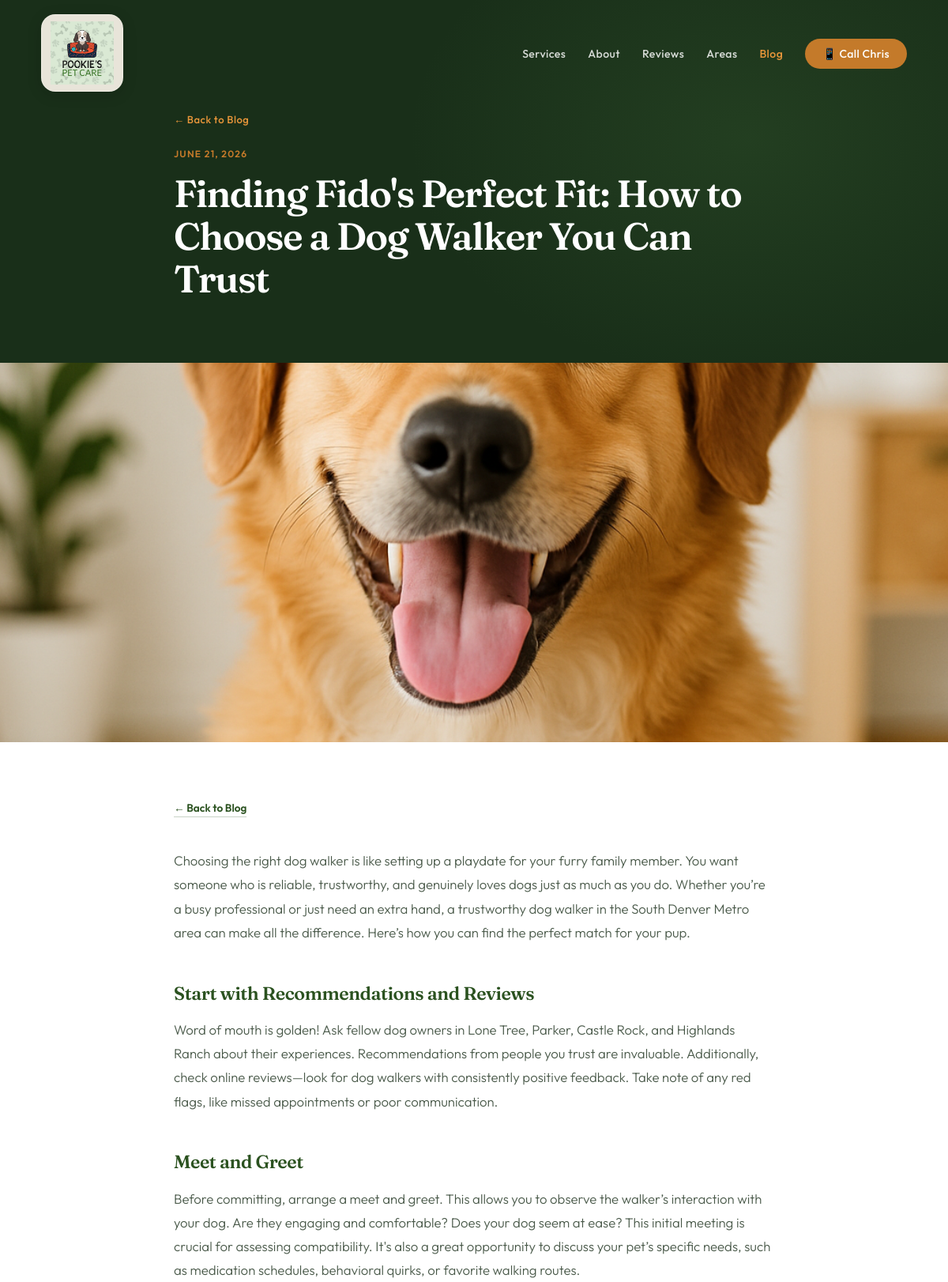
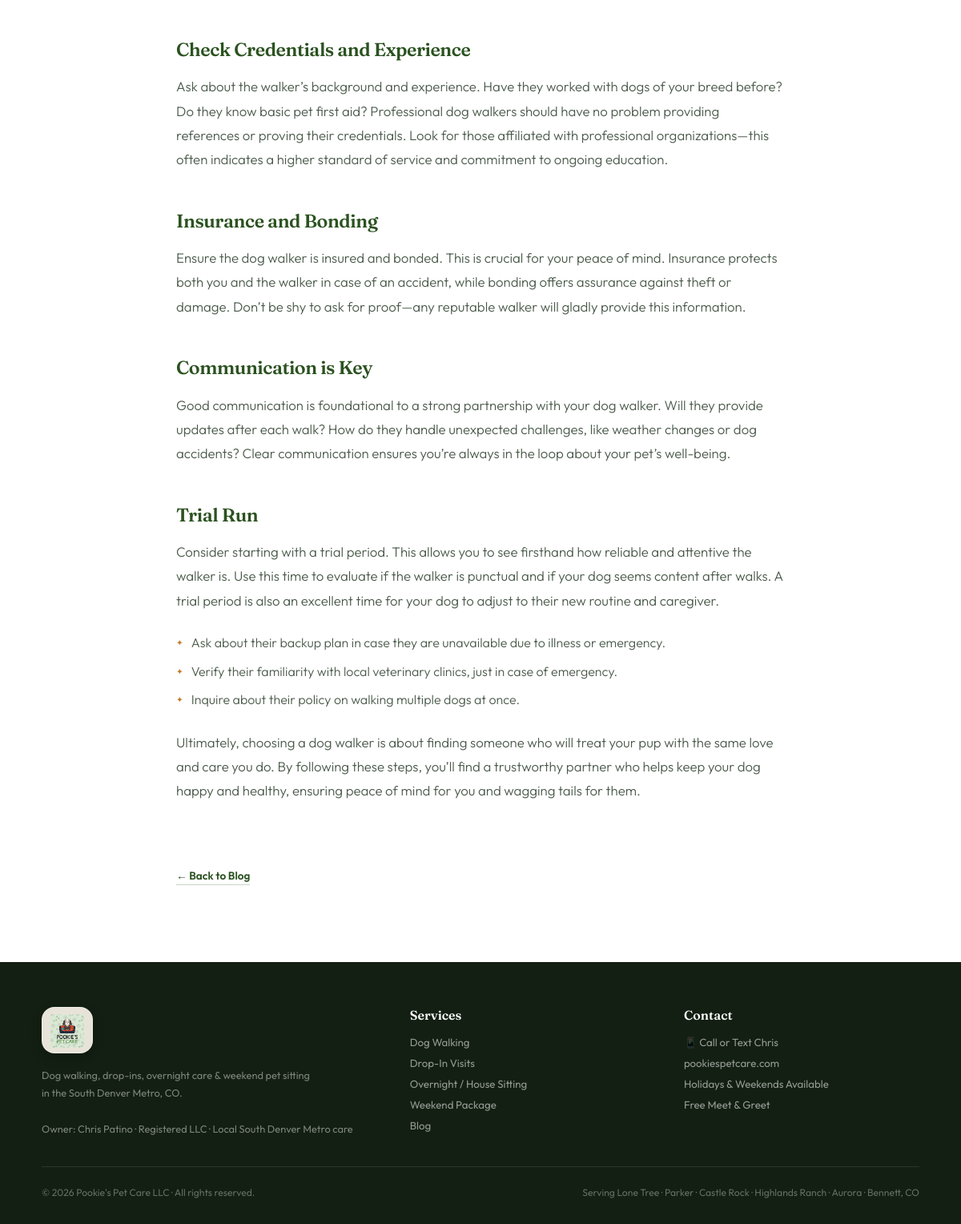
Page /blog/3 on the committed database (2 pictures, top to bottom).
### tables this page shows
CREATE TABLE blog_posts (
            id             INTEGER PRIMARY KEY AUTOINCREMENT,
            title          TEXT NOT NULL,
            slug           TEXT UNIQUE NOT NULL,
            content        TEXT NOT NULL,
            excerpt        TEXT,
            created_at     TIMESTAMP DEFAULT CURRENT_TIMESTAMP,
            published      INTEGER DEFAULT 1
        , image_filename TEXT);

### app.py (the view)
@app.route('/blog/<int:post_id>')
def blog_post(post_id):
    conn = get_db_connection()
    post = conn.execute(
        'SELECT * FROM blog_posts WHERE id = ?', (post_id,)
    ).fetchone()
    conn.close()
    if post is None:
        abort(404)
    return render_template('blog_post.html', post=post)

### app.py (called while the page is built)
def get_blog_image_filename(image_filename):
    if image_filename:
        img_path = os.path.join('static', 'blog_images', image_filename)
        if os.path.isfile(img_path):
            return image_filename
    fallback_path = os.path.join('static', 'blog_images', BLOG_DEFAULT_IMAGE)
    if os.path.isfile(fallback_path):
        return BLOG_DEFAULT_IMAGE
    return image_filename or BLOG_DEFAULT_IMAGE

@app.context_processor
def blog_context():
    return {
        'blog_image': get_blog_image_filename,
        'blog_default_alt': BLOG_DEFAULT_ALT,
    }

def get_db_connection():
    conn = sqlite3.connect('blog.db')
    conn.row_factory = sqlite3.Row  # lets us do post['title'] instead of post[0]
    return conn

@app.template_filter('format_date')
def format_date(value):
    if value is None:
        return ''
    if isinstance(value, str):
        value = value[:10]  # slice off just the YYYY-MM-DD portion
        dt = datetime.datetime.strptime(value, '%Y-%m-%d')
    else:
        dt = value
    return dt.strftime('%B %-d, %Y')  # %-d removes the leading zero (Linux/Mac only)

### templates/blog_post.html (shortened to what this page needs)
<!DOCTYPE html>
<html lang="en">
<head>
</head>
<body>
<nav id="nav">
  <a href="/" class="nav-logo">
    <span class="logo-badge logo-badge-nav">
      <img src="{{ url_for('static', filename='pookies-logo.png') }}" alt="Pookie's Pet Care" />
    </span>
  </a>
  <ul class="nav-links" id="navLinks">
    <li><a href="/#services">Services</a></li>
    <li><a href="/#about">About</a></li>
    <li><a href="/#reviews">Reviews</a></li>
    <li><a href="/#areas">Areas</a></li>
    <li><a href="/blog" style="color: var(--amber-lt);">Blog</a></li>
    <li><a href="#" class="nav-cta phone-link">📱 Call Chris</a></li>
  </ul>
</nav>
<div class="post-hero">
  <div class="post-hero-inner">
    <a href="/blog" class="post-hero-back">← Back to Blog</a>
    <p class="post-date">{{ post['created_at'] | format_date }}</p>
    <h1>{{ post['title'] }}</h1>
  </div>
</div>
{% set img = blog_image(post['image_filename']) %}
<div class="post-featured-img">
  <img src="{{ url_for('static', filename='blog_images/' + img) }}"
       alt="{{ post['title'] }}">
</div>
<section class="post-body-sec">
  <div class="post-body">
    <a href="/blog" class="post-body-back-top">← Back to Blog</a>
    <div class="post-content">
      {{ post['content'] | safe }}
    </div>
    <a href="/blog" class="post-body-back-bottom">← Back to Blog</a>
  </div>
</section>
<footer>
  <div class="footer-grid">
    <div>
      <span class="logo-badge logo-badge-footer footer-logo-wrap">
        <img src="{{ url_for('static', filename='pookies-logo.png') }}" alt="Pookie's Pet Care" />
      </span>
      <p class="footer-text">
        Dog walking, drop-ins, overnight care &amp; weekend pet sitting<br>
        in the South Denver Metro, CO.<br><br>
        Owner: Chris Patino · Registered LLC · Local South Denver Metro care
      </p>
    </div>
    <div>
      <div class="footer-col-title">Services</div>
      <ul class="footer-links">
        <li><a href="/#services">Dog Walking</a></li>
        <li><a href="/#services">Drop-In Visits</a></li>
        <li><a href="/#services">Overnight / House Sitting</a></li>
        <li><a href="/#services">Weekend Package</a></li>
        <li><a href="/blog">Blog</a></li>
      </ul>
    </div>
    <div>
      <div class="footer-col-title">Contact</div>
      <ul class="footer-links">
        <li><a href="#" class="phone-link">📱 Call or Text Chris</a></li>
        <li><a href="https://pookiespetcare.com">pookiespetcare.com</a></li>
        <li>Holidays &amp; Weekends Available</li>
        <li>Free Meet &amp; Greet</li>
      </ul>
    </div>
  </div>
  <div class="footer-bottom">
    <span>© <span id="yr"></span> Pookie's Pet Care LLC · All rights reserved.</span>
    <span>Serving Lone Tree · Parker · Castle Rock · Highlands Ranch · Aurora · Bennett, CO</span>
  </div>
</footer>
</body>
</html>

### rows in the picture
blog_posts: created_at "JUNE 21, 2026", title "Finding Fido's Perfect Fit: How to Choose a Dog Walker You Can Trust", content "Choosing the right dog walker is like setting up a playdate for your furry family member. You want someone who is reliable, trustworthy, and genuinely loves dogs just as much as you do. Whether you’re a busy professional or just need an extra hand, a trustworthy dog walker in the South Denver Metro area can make all the difference. Here’s how you can find the perfect match for your pup. Start with Recommendations and Reviews Word of mouth is golden! Ask fellow dog owners in Lone Tree, Parker, Castle Rock, and Highlands Ranch about their experiences. Recommendations from people you trust are invaluable. Additionally, check online reviews—look for dog walkers with consistently positive…"
